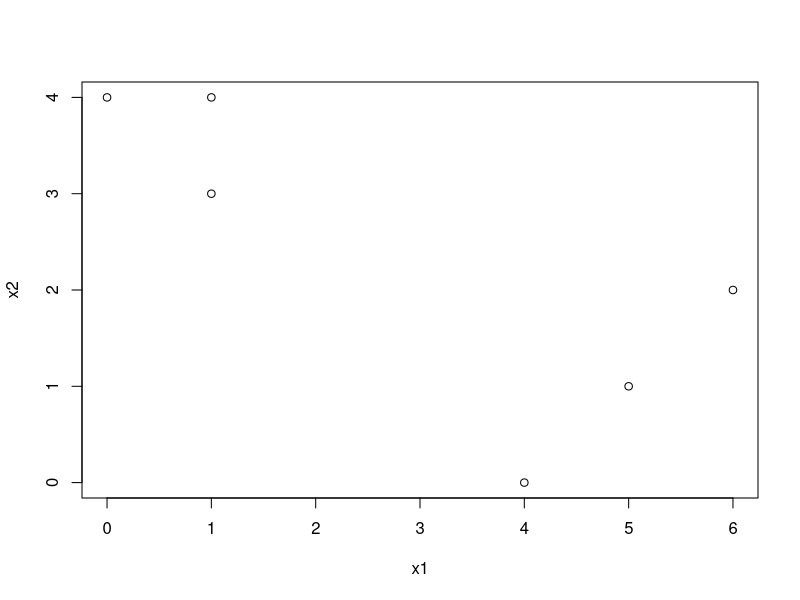
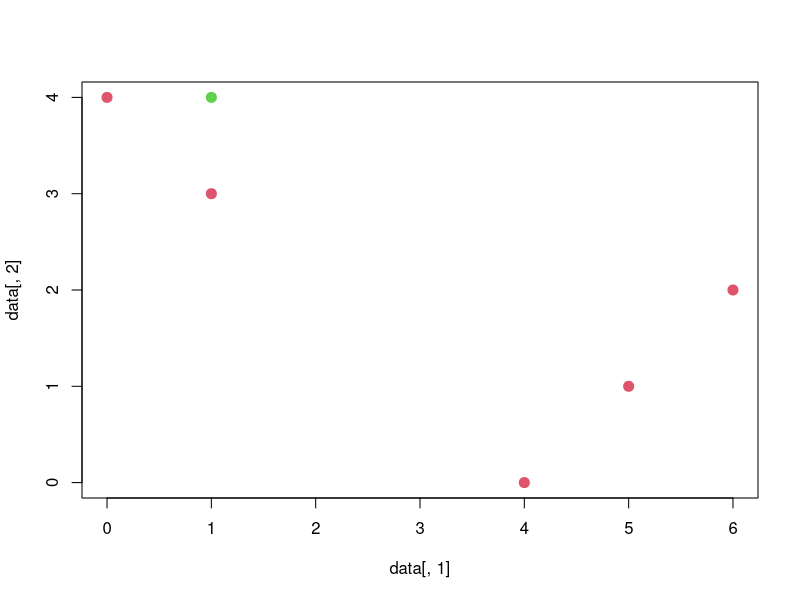
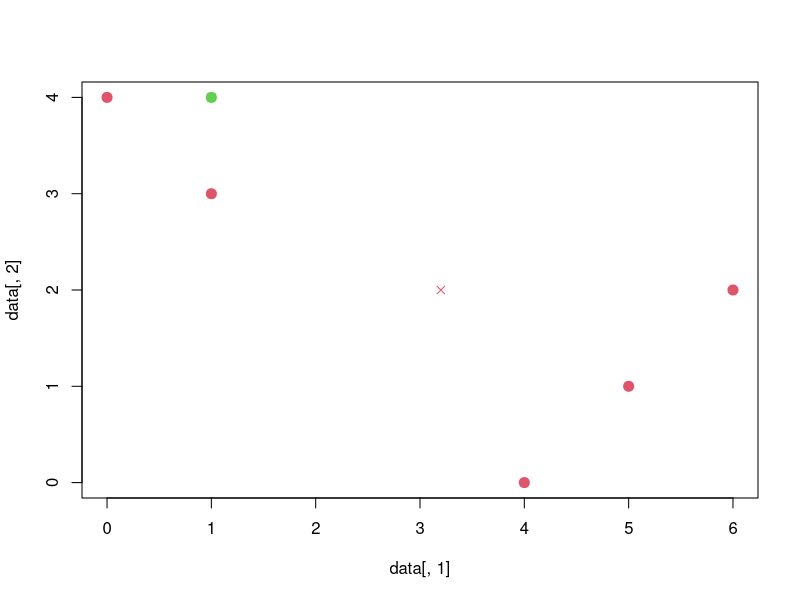
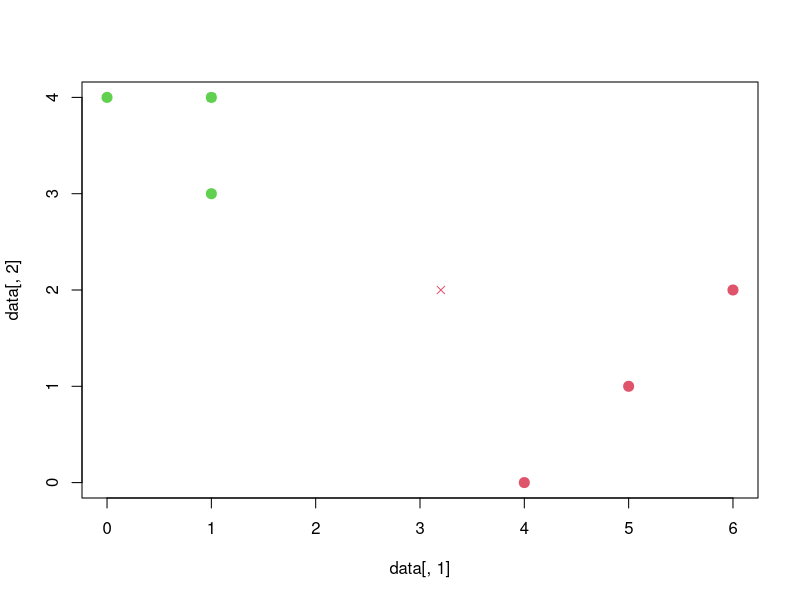
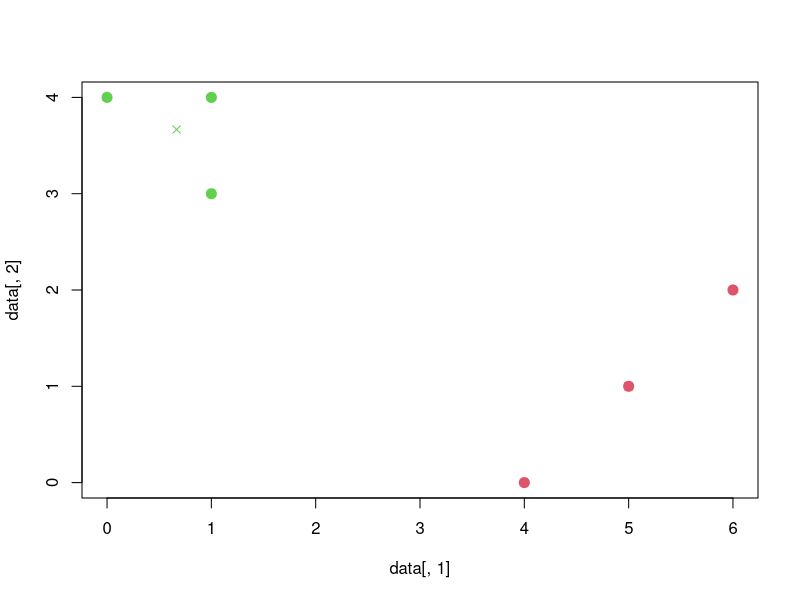
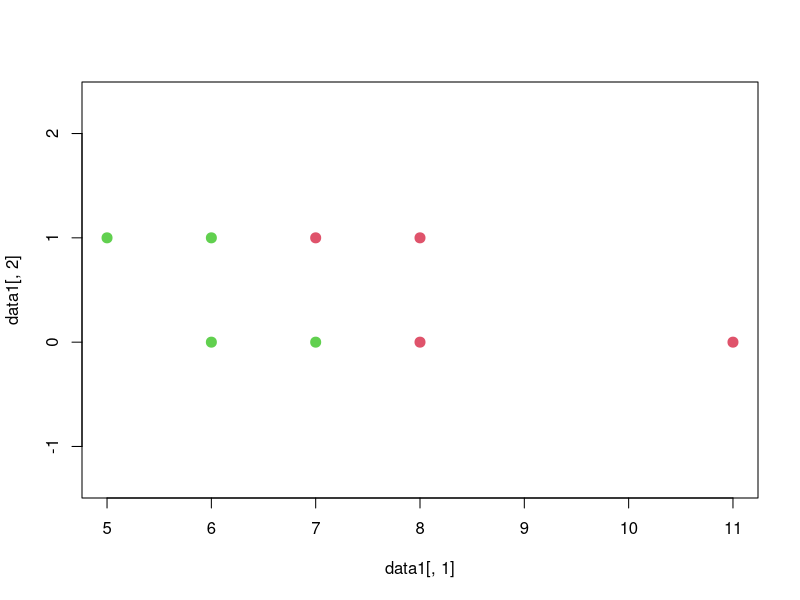
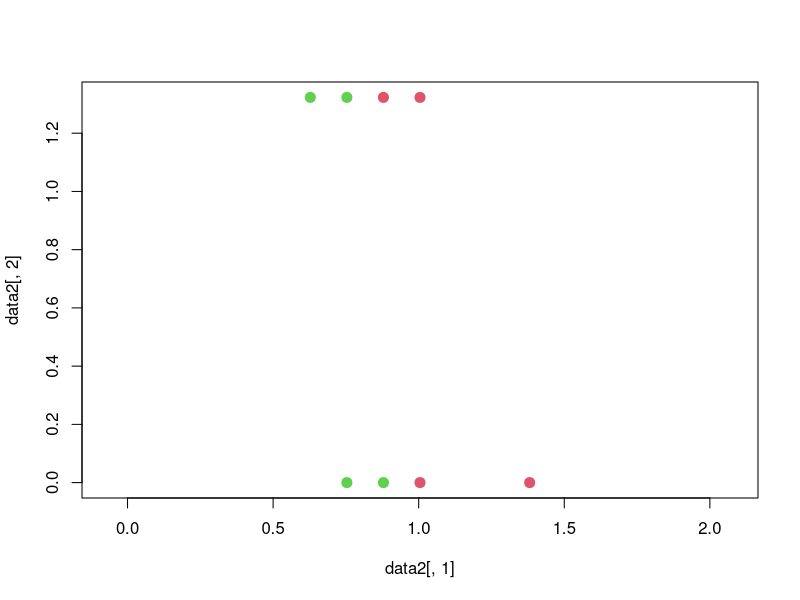
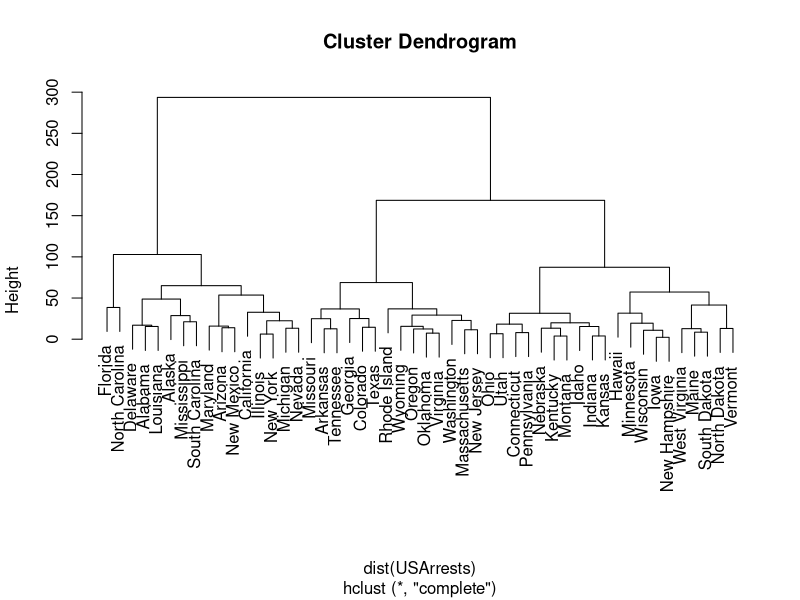

Here is the R script that generated these plots, in order:
## ---- chunk 1
knitr::opts_chunk$set(echo = TRUE)
## ---- chunk 2
x1<-c(1, 1, 0, 5, 6, 4)
x2<-c(4, 3, 4, 1, 2, 0)
data<-data.frame(t(rbind(x1,x2)))
plot(x1,x2)
## ---- chunk 3
set.seed(5)
lab <- sample(2, nrow(data), replace = T)
plot(data[, 1], data[, 2], col = (lab + 1), pch = 20, cex = 2)
## ---- chunk 4

centroid1 <- c(mean(data[lab == 1, 1]), mean(data[lab == 1, 2]))
centroid2 <- c(mean(data[lab == 2, 1]), mean(data[lab == 2, 2]))
plot(data[,1], data[,2], col=(lab + 1), pch = 20, cex = 2)
points(centroid1[1], centroid1[2], col = 2, pch = 4)
points(centroid2[1], centroid2[2], col = 3, pch = 4)

## ---- chunk 5
labels <- c(2,2,2, 1, 1, 1)
plot(data[, 1], data[, 2], col = (labels + 1), pch = 20, cex = 2)
points(centroid1[1], centroid1[2], col = 2, pch = 4)
points(centroid2[1], centroid2[2], col = 3, pch = 4)

## ---- chunk 6
centroid1 <- c(mean(data[labels == 1, 1]), mean(data[labels == 1, 2]))
centroid2 <- c(mean(data[labels == 2, 1]), mean(data[labels == 2, 2]))
plot(data[,1], data[,2], col=(labels + 1), pch = 20, cex = 2)
points(centroid1[1], centroid1[2], col = 2, pch = 4)
points(centroid2[1], centroid2[2], col = 3, pch = 4)

## ---- chunk 7
socks <- c(8, 11, 7, 6, 5, 6, 7, 8)
computers <- c(0, 0, 0, 0, 1, 1, 1, 1)
#situation one
data1 <- cbind(socks, computers)
labels <- c(1, 1, 2, 2, 2, 2, 1, 1)
plot(data1[, 1], data1[, 2], col=(labels + 1), pch = 20, cex = 2, asp = 1)
#situation two
data2 <- cbind(scale(socks, center = FALSE), scale(computers, center = FALSE))
labels <- c(1, 1, 2, 2, 2, 2, 1, 1)
plot(data2[, 1], data2[, 2], col=(labels + 1), pch = 20, cex = 2, asp = 1)
## ---- chunk 8
store <- prcomp(USArrests, scale = TRUE)
pr.var <-store$sdev^2
pve <- pr.var / sum(pr.var)
pve
sum(pr.var)
## ---- chunk 9
rot <- store$rotation
sumvar <- sum(apply(as.matrix(scale(USArrests))^2, 2, sum))
apply((as.matrix(scale(USArrests)) %*% rot)^2, 2, sum) / sumvar

## ---- chunk 10
set.seed(5)
complete <- hclust(dist(USArrests), method = "complete")
plot(complete )

## ---- chunk 11
cutree(complete, 3)
## ---- chunk 12
complete.sd <- hclust(dist( scale(USArrests)), method = "complete")
plot(complete.sd)
## ---- chunk 13
cutree(complete.sd, 3)
table(cutree(complete, 3), cutree(complete.sd, 3))
## ---- chunk 14
set.seed(5)
df<- matrix(rnorm(20 * 3 * 50, mean = 0, sd = 0.001), ncol = 50)
df[1:20, 1] <- 2
df[21:40, 1] <- 2
df[21:40, 2] <- 1
df[41:60, 2] <- 2
labels <- c(rep(1, 20), rep(2, 20), rep(3, 20))

## ---- chunk 15
pr.out <- prcomp(df)
#plot(pr.out$df[, 1:2], col =(labels + 1), pch = 19)

## ---- chunk 16
km1 <- kmeans(df, 3, nstart = 20)
table(labels, km1$cluster)

## ---- chunk 17
km2<- kmeans(df, 2, nstart = 20)
table(labels, km2$cluster)

## ---- chunk 18
km3 <- kmeans(df, 3, nstart = 20)
table(labels, km3$cluster)

